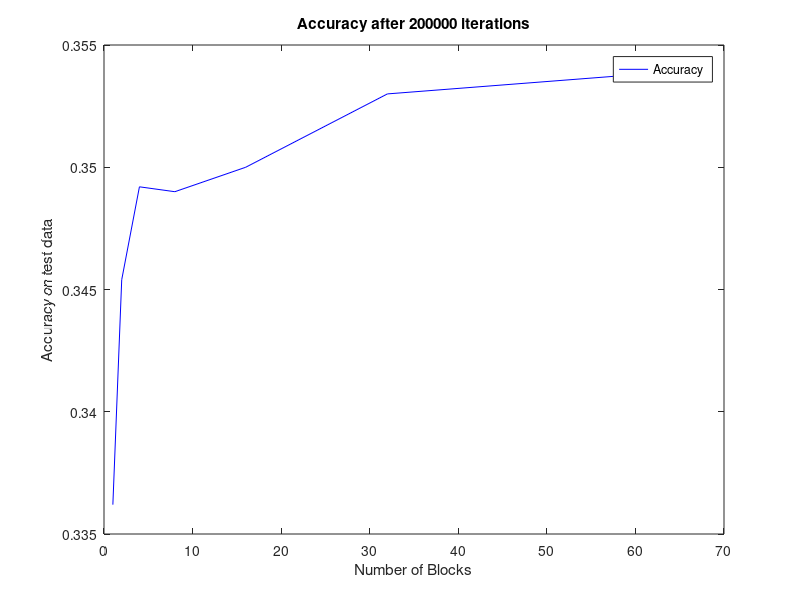
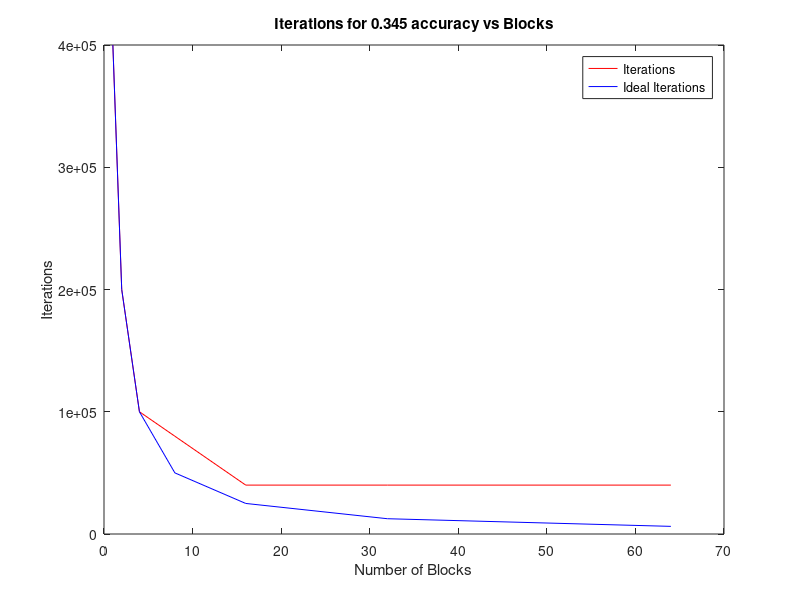

Write MATLAB code to recreate these figures, in order.
%cuda2.cims.nyu.edu
%total_duration = [67.170169, 449.028698, 480.411388, 560.280800, 154.483718, 165.991442];
%duration_per_iteration = [0.000671, 0.000449, 0.000480, 0.000560, 0.000772, 0.000830];
%blocks = [2, 2, 2, 4, 8, 16];
%threads = [1024, 1024, 1024, 1024, 1024, 1024];
%iterations = [100000, 1000000, 1000000, 1000000, 200000, 200000];
%test_accuracy = [0.330100, 0.349900, 0.350000, 0.351900, 0.349000	, 0.352700];


%cuda3.cims.nyu.edu
total_duration = [118.767677, 123.282203, 137.629988, 141.911966, 155.535668, 230.499940, 451.138942];
duration_per_iteration = [0.000594, 0.000616, 0.000688, 0.000710, 0.000778, 0.001152, 0.002256];
blocks = [1, 2, 4, 8, 16, 32, 64];
threads = [1024, 1024, 1024, 1024, 1024, 1024, 1024];
iterations = [200000, 200000, 200000, 200000, 200000, 200000, 200000];
test_accuracy = [0.336200, 0.345400, 0.349200, 0.349000, 0.350000	, 0.353000, 0.353900];


figure(1)
plotspec = 'r-';
plotspec2 = 'b-';
plot(blocks, test_accuracy, plotspec2);
str_title = sprintf('Accuracy after 200000 iterations');
title(str_title)
xlabel('Number of Blocks')
ylabel('Accuracy on test data')
legend('Accuracy')


%For 0.345 test accuracy required time (same block size) for different
%number of blocks
blocks = [1, 2, 4, 8, 16, 32, 64];
iterations = [400000, 200000, 100000, 80000, 40000, 40000, 40000];
one_block_iterations = max(iterations);
ideal_iterations = blocks .^ (-1) * one_block_iterations;



figure(3)
plotspec = 'r-';
plotspec2 = 'b-';
plot(blocks, iterations, plotspec, blocks, ideal_iterations, plotspec2);
str_title = sprintf('Iterations for 0.345 accuracy vs Blocks');
title(str_title)
xlabel('Number of Blocks')
ylabel('Iterations')
legend('Iterations', 'Ideal Iterations')